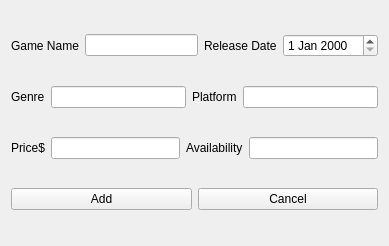
<?xml version="1.0" encoding="UTF-8"?>
<ui version="4.0">
 <class>addGameWindow</class>
 <widget class="QWidget" name="addGameWindow">
  <property name="geometry">
   <rect>
    <x>0</x>
    <y>0</y>
    <width>389</width>
    <height>246</height>
   </rect>
  </property>
  <property name="windowTitle">
   <string>Add Game</string>
  </property>
  <layout class="QVBoxLayout" name="verticalLayout">
   <item>
    <layout class="QHBoxLayout" name="horizontalLayout_5">
     <item>
      <layout class="QHBoxLayout" name="horizontalLayout_4">
       <item>
        <widget class="QLabel" name="label">
         <property name="text">
          <string>Game Name</string>
         </property>
        </widget>
       </item>
       <item>
        <widget class="QLineEdit" name="gameName"/>
       </item>
      </layout>
     </item>
     <item>
      <layout class="QHBoxLayout" name="horizontalLayout">
       <item>
        <widget class="QLabel" name="label_2">
         <property name="text">
          <string>Release Date</string>
         </property>
        </widget>
       </item>
       <item>
        <widget class="QDateEdit" name="releaseDate"/>
       </item>
      </layout>
     </item>
    </layout>
   </item>
   <item>
    <layout class="QHBoxLayout" name="horizontalLayout_2">
     <item>
      <widget class="QLabel" name="label_3">
       <property name="text">
        <string>Genre</string>
       </property>
      </widget>
     </item>
     <item>
      <widget class="QLineEdit" name="genre"/>
     </item>
     <item>
      <widget class="QLabel" name="label_4">
       <property name="text">
        <string>Platform</string>
       </property>
      </widget>
     </item>
     <item>
      <widget class="QLineEdit" name="platform"/>
     </item>
    </layout>
   </item>
   <item>
    <layout class="QHBoxLayout" name="horizontalLayout_3">
     <item>
      <widget class="QLabel" name="label_5">
       <property name="text">
        <string>Price$</string>
       </property>
      </widget>
     </item>
     <item>
      <widget class="QLineEdit" name="gamePrice"/>
     </item>
     <item>
      <widget class="QLabel" name="label_6">
       <property name="text">
        <string>Availability</string>
       </property>
      </widget>
     </item>
     <item>
      <widget class="QLineEdit" name="aval"/>
     </item>
    </layout>
   </item>
   <item>
    <layout class="QHBoxLayout" name="horizontalLayout_6">
     <item>
      <widget class="QPushButton" name="add">
       <property name="text">
        <string>Add</string>
       </property>
      </widget>
     </item>
     <item>
      <widget class="QPushButton" name="cancel">
       <property name="text">
        <string>Cancel</string>
       </property>
      </widget>
     </item>
    </layout>
   </item>
  </layout>
 </widget>
 <resources/>
 <connections/>
</ui>
